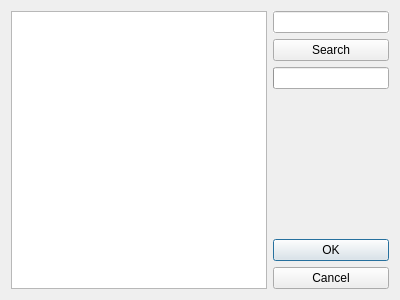
<?xml version="1.0" encoding="UTF-8"?>
<ui version="4.0">
 <class>InstallDialog</class>
 <widget class="QDialog" name="InstallDialog">
  <property name="geometry">
   <rect>
    <x>0</x>
    <y>0</y>
    <width>400</width>
    <height>300</height>
   </rect>
  </property>
  <property name="windowTitle">
   <string>Install package</string>
  </property>
  <layout class="QGridLayout" name="gridLayout">
   <item row="3" column="1">
    <spacer name="verticalSpacer">
     <property name="orientation">
      <enum>Qt::Vertical</enum>
     </property>
     <property name="sizeHint" stdset="0">
      <size>
       <width>20</width>
       <height>118</height>
      </size>
     </property>
    </spacer>
   </item>
   <item row="0" column="1">
    <widget class="QLineEdit" name="search_line">
     <property name="autoFillBackground">
      <bool>true</bool>
     </property>
    </widget>
   </item>
   <item row="4" column="1">
    <widget class="QDialogButtonBox" name="buttonBox">
     <property name="sizePolicy">
      <sizepolicy hsizetype="Expanding" vsizetype="Fixed">
       <horstretch>0</horstretch>
       <verstretch>0</verstretch>
      </sizepolicy>
     </property>
     <property name="orientation">
      <enum>Qt::Vertical</enum>
     </property>
     <property name="standardButtons">
      <set>QDialogButtonBox::Cancel|QDialogButtonBox::Ok</set>
     </property>
    </widget>
   </item>
   <item row="0" column="0" rowspan="5">
    <widget class="QListWidget" name="list_widget"/>
   </item>
   <item row="1" column="1">
    <widget class="QPushButton" name="search_button">
     <property name="text">
      <string>Search</string>
     </property>
     <property name="autoDefault">
      <bool>true</bool>
     </property>
     <property name="default">
      <bool>false</bool>
     </property>
    </widget>
   </item>
   <item row="2" column="1">
    <widget class="QProgressBar" name="progress_bar">
     <property name="value">
      <number>0</number>
     </property>
     <property name="textVisible">
      <bool>false</bool>
     </property>
     <property name="invertedAppearance">
      <bool>false</bool>
     </property>
     <property name="format">
      <string/>
     </property>
    </widget>
   </item>
  </layout>
 </widget>
 <resources/>
 <connections>
  <connection>
   <sender>buttonBox</sender>
   <signal>accepted()</signal>
   <receiver>InstallDialog</receiver>
   <slot>accept()</slot>
   <hints>
    <hint type="sourcelabel">
     <x>248</x>
     <y>254</y>
    </hint>
    <hint type="destinationlabel">
     <x>157</x>
     <y>274</y>
    </hint>
   </hints>
  </connection>
  <connection>
   <sender>buttonBox</sender>
   <signal>rejected()</signal>
   <receiver>InstallDialog</receiver>
   <slot>reject()</slot>
   <hints>
    <hint type="sourcelabel">
     <x>316</x>
     <y>260</y>
    </hint>
    <hint type="destinationlabel">
     <x>286</x>
     <y>274</y>
    </hint>
   </hints>
  </connection>
 </connections>
</ui>
